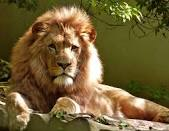
#> input picture photos/lion.jpg, 169 x 131 px
$ python 'split&merge.py'
#> lines starting #> are read from the running program, lines starting #| are printed output that depends on the picture
import cv2 as cv
import numpy as np
import matplotlib.pyplot as pl

img=cv.imread('photos/lion.jpg')
#> img is the input picture: shape (131, 169, 3); mean B, G, R 54, 96.1, 114.4
cv.imshow('lion',img)

blank=np.zeros(img.shape[:2],dtype='uint8')

b,g,r=cv.split(img)
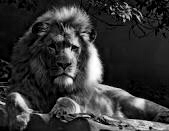
#> b: shape (131, 169); min 0, max 255, mean 54
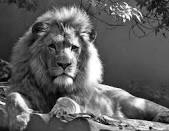
#> g: shape (131, 169); min 0, max 255, mean 96.1
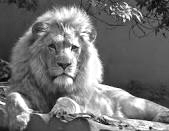
#> r: shape (131, 169); min 3, max 255, mean 114.4

blue=cv.merge([b,blank,blank])
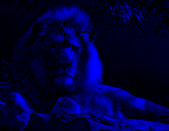
#> blue: shape (131, 169, 3); mean of channels 0, 1, 2 54, 0, 0; drawn as B, G, R
green=cv.merge([blank,g,blank])
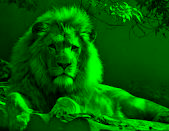
#> green: shape (131, 169, 3); mean of channels 0, 1, 2 0, 96.1, 0; drawn as B, G, R
red=cv.merge([blank,blank,r])
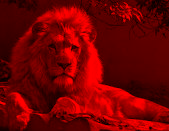
#> red: shape (131, 169, 3); mean of channels 0, 1, 2 0, 0, 114.4; drawn as B, G, R

cv.imshow('Blue',blue)
cv.imshow('green',green)
cv.imshow('red',red)

print(img.shape)
#| (131, 169, 3)
print(g.shape)
#| (131, 169)
print(b.shape)
#| (131, 169)
print(r.shape)
#| (131, 169)

merged=cv.merge([b,g,r])
cv.imshow('Merged',merged)


cv.waitKey(0)
